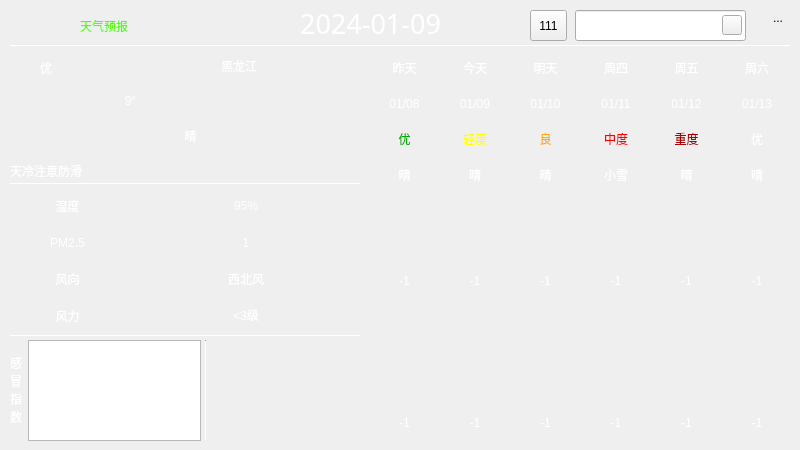
<?xml version="1.0" encoding="UTF-8"?>
<ui version="4.0">
 <class>Weather</class>
 <widget class="QWidget" name="Weather">
  <property name="geometry">
   <rect>
    <x>0</x>
    <y>0</y>
    <width>800</width>
    <height>450</height>
   </rect>
  </property>
  <property name="windowTitle">
   <string>Weather</string>
  </property>
  <widget class="QWidget" name="widget" native="true">
   <property name="geometry">
    <rect>
     <x>0</x>
     <y>0</y>
     <width>800</width>
     <height>450</height>
    </rect>
   </property>
   <property name="styleSheet">
    <string notr="true">QWidget#widget{
	border-image: url(:///weaUI.png);
	color:rgb(255, 255, 255);
}

QLabel{
	font: 25 10pt &quot;Microsoft YaHei&quot;;
	border-radius: 4px;
	background-color: argb(60, 60, 60, 130);
	color: rgb(255, 255, 255);
}

Line{
	background-color: rgb(0, 85, 0);
}



</string>
   </property>
   <widget class="QToolButton" name="exitbtn">
    <property name="geometry">
     <rect>
      <x>770</x>
      <y>10</y>
      <width>16</width>
      <height>16</height>
     </rect>
    </property>
    <property name="text">
     <string>...</string>
    </property>
    <property name="icon">
     <iconset resource="icons/icons.qrc">
      <normaloff>:/close.ico</normaloff>:/close.ico</iconset>
    </property>
    <property name="autoRaise">
     <bool>true</bool>
    </property>
   </widget>
   <widget class="QLabel" name="datalabel">
    <property name="geometry">
     <rect>
      <x>160</x>
      <y>3</y>
      <width>421</width>
      <height>41</height>
     </rect>
    </property>
    <property name="font">
     <font>
      <family>黑体</family>
      <pointsize>20</pointsize>
      <weight>50</weight>
      <italic>false</italic>
      <bold>false</bold>
     </font>
    </property>
    <property name="styleSheet">
     <string notr="true">QLabel{
	font:20pt &quot;黑体&quot;;
	background-color: argb(255, 255, 255, 0);
	color: rgb(255, 255, 255);
}



</string>
    </property>
    <property name="text">
     <string>2024-01-09</string>
    </property>
    <property name="alignment">
     <set>Qt::AlignCenter</set>
    </property>
   </widget>
   <widget class="QLineEdit" name="citylineEdit">
    <property name="geometry">
     <rect>
      <x>575</x>
      <y>10</y>
      <width>171</width>
      <height>31</height>
     </rect>
    </property>
   </widget>
   <widget class="Line" name="line1">
    <property name="geometry">
     <rect>
      <x>10</x>
      <y>45</y>
      <width>781</width>
      <height>1</height>
     </rect>
    </property>
    <property name="orientation">
     <enum>Qt::Horizontal</enum>
    </property>
   </widget>
   <widget class="Line" name="line2">
    <property name="geometry">
     <rect>
      <x>10</x>
      <y>183</y>
      <width>351</width>
      <height>1</height>
     </rect>
    </property>
    <property name="orientation">
     <enum>Qt::Horizontal</enum>
    </property>
   </widget>
   <widget class="Line" name="line3">
    <property name="geometry">
     <rect>
      <x>10</x>
      <y>335</y>
      <width>351</width>
      <height>1</height>
     </rect>
    </property>
    <property name="orientation">
     <enum>Qt::Horizontal</enum>
    </property>
   </widget>
   <widget class="QLabel" name="label">
    <property name="geometry">
     <rect>
      <x>80</x>
      <y>10</y>
      <width>171</width>
      <height>31</height>
     </rect>
    </property>
    <property name="styleSheet">
     <string notr="true">font: 20pt &quot;华文琥珀&quot;;
color: rgb(85, 255, 0);
background-color: argb(255, 255, 255, 0);






</string>
    </property>
    <property name="text">
     <string>天气预报</string>
    </property>
   </widget>
   <widget class="QWidget" name="gridLayoutWidget">
    <property name="geometry">
     <rect>
      <x>10</x>
      <y>190</y>
      <width>351</width>
      <height>141</height>
     </rect>
    </property>
    <layout class="QGridLayout" name="gridLayout">
     <item row="3" column="1" colspan="2">
      <widget class="QLabel" name="fltLb">
       <property name="text">
        <string>&lt;3级</string>
       </property>
       <property name="alignment">
        <set>Qt::AlignCenter</set>
       </property>
      </widget>
     </item>
     <item row="1" column="0">
      <widget class="QLabel" name="pmLb">
       <property name="text">
        <string>PM2.5</string>
       </property>
       <property name="alignment">
        <set>Qt::AlignCenter</set>
       </property>
      </widget>
     </item>
     <item row="3" column="0">
      <widget class="QLabel" name="flLb">
       <property name="text">
        <string>风力</string>
       </property>
       <property name="alignment">
        <set>Qt::AlignCenter</set>
       </property>
      </widget>
     </item>
     <item row="2" column="1" colspan="2">
      <widget class="QLabel" name="fxtLb">
       <property name="text">
        <string>西北风</string>
       </property>
       <property name="alignment">
        <set>Qt::AlignCenter</set>
       </property>
      </widget>
     </item>
     <item row="0" column="0">
      <widget class="QLabel" name="sdLb">
       <property name="text">
        <string>湿度</string>
       </property>
       <property name="alignment">
        <set>Qt::AlignCenter</set>
       </property>
      </widget>
     </item>
     <item row="1" column="1" colspan="2">
      <widget class="QLabel" name="pmtLb">
       <property name="text">
        <string>1</string>
       </property>
       <property name="alignment">
        <set>Qt::AlignCenter</set>
       </property>
      </widget>
     </item>
     <item row="2" column="0">
      <widget class="QLabel" name="fxLb">
       <property name="text">
        <string>风向</string>
       </property>
       <property name="alignment">
        <set>Qt::AlignCenter</set>
       </property>
      </widget>
     </item>
     <item row="0" column="1" colspan="2">
      <widget class="QLabel" name="sdtLb">
       <property name="text">
        <string>95%</string>
       </property>
       <property name="alignment">
        <set>Qt::AlignCenter</set>
       </property>
      </widget>
     </item>
    </layout>
   </widget>
   <widget class="QWidget" name="gridLayoutWidget_2">
    <property name="geometry">
     <rect>
      <x>170</x>
      <y>50</y>
      <width>141</width>
      <height>31</height>
     </rect>
    </property>
    <layout class="QGridLayout" name="gridLayout_2">
     <item row="0" column="0">
      <widget class="QLabel" name="wzLb">
       <property name="styleSheet">
        <string notr="true">image: url(:/location.ico);
background-color: argb(60, 60, 60, 0);


</string>
       </property>
       <property name="text">
        <string/>
       </property>
       <property name="alignment">
        <set>Qt::AlignRight|Qt::AlignTrailing|Qt::AlignVCenter</set>
       </property>
      </widget>
     </item>
     <item row="0" column="1" colspan="2">
      <widget class="QLabel" name="cityLb">
       <property name="styleSheet">
        <string notr="true">font: 16pt &quot;微软雅黑&quot;;
color:rgb(255, 255, 255);
background-color: argb(60, 60, 60, 0);




</string>
       </property>
       <property name="text">
        <string>黑龙江</string>
       </property>
       <property name="alignment">
        <set>Qt::AlignLeading|Qt::AlignLeft|Qt::AlignVCenter</set>
       </property>
      </widget>
     </item>
    </layout>
   </widget>
   <widget class="QWidget" name="gridLayoutWidget_3">
    <property name="geometry">
     <rect>
      <x>370</x>
      <y>50</y>
      <width>421</width>
      <height>391</height>
     </rect>
    </property>
    <layout class="QGridLayout" name="gridLayout_3">
     <property name="horizontalSpacing">
      <number>2</number>
     </property>
     <property name="verticalSpacing">
      <number>0</number>
     </property>
     <item row="2" column="6">
      <widget class="QLabel" name="qual5Lb">
       <property name="text">
        <string>优</string>
       </property>
       <property name="alignment">
        <set>Qt::AlignCenter</set>
       </property>
      </widget>
     </item>
     <item row="4" column="3" rowspan="2">
      <widget class="QLabel" name="typeico2Ld">
       <property name="styleSheet">
        <string notr="true">image: url(:/day/day/霾.png)</string>
       </property>
       <property name="text">
        <string/>
       </property>
       <property name="alignment">
        <set>Qt::AlignCenter</set>
       </property>
      </widget>
     </item>
     <item row="1" column="3">
      <widget class="QLabel" name="date2Lb">
       <property name="text">
        <string>01/10</string>
       </property>
       <property name="alignment">
        <set>Qt::AlignCenter</set>
       </property>
      </widget>
     </item>
     <item row="1" column="2">
      <widget class="QLabel" name="date1Lb">
       <property name="text">
        <string>01/09</string>
       </property>
       <property name="alignment">
        <set>Qt::AlignCenter</set>
       </property>
      </widget>
     </item>
     <item row="2" column="1">
      <widget class="QLabel" name="qual0Lb">
       <property name="styleSheet">
        <string notr="true">color: rgb(0, 170, 0);</string>
       </property>
       <property name="text">
        <string>优</string>
       </property>
       <property name="alignment">
        <set>Qt::AlignCenter</set>
       </property>
      </widget>
     </item>
     <item row="3" column="6">
      <widget class="QLabel" name="type5Lb">
       <property name="text">
        <string>晴</string>
       </property>
       <property name="alignment">
        <set>Qt::AlignCenter</set>
       </property>
      </widget>
     </item>
     <item row="3" column="5">
      <widget class="QLabel" name="type4Lb">
       <property name="text">
        <string>晴</string>
       </property>
       <property name="alignment">
        <set>Qt::AlignCenter</set>
       </property>
      </widget>
     </item>
     <item row="2" column="4">
      <widget class="QLabel" name="qual3Lb">
       <property name="styleSheet">
        <string notr="true">color: rgb(255, 0, 0);</string>
       </property>
       <property name="text">
        <string>中度</string>
       </property>
       <property name="alignment">
        <set>Qt::AlignCenter</set>
       </property>
      </widget>
     </item>
     <item row="6" column="1">
      <widget class="QLabel" name="wd0Lb">
       <property name="text">
        <string>-1</string>
       </property>
       <property name="alignment">
        <set>Qt::AlignCenter</set>
       </property>
      </widget>
     </item>
     <item row="1" column="4">
      <widget class="QLabel" name="date3Lb">
       <property name="text">
        <string>01/11</string>
       </property>
       <property name="alignment">
        <set>Qt::AlignCenter</set>
       </property>
      </widget>
     </item>
     <item row="6" column="6">
      <widget class="QLabel" name="wd10Lb">
       <property name="text">
        <string>-1</string>
       </property>
       <property name="alignment">
        <set>Qt::AlignCenter</set>
       </property>
      </widget>
     </item>
     <item row="2" column="2">
      <widget class="QLabel" name="qual1Lb">
       <property name="styleSheet">
        <string notr="true">color: rgb(255, 255, 0);</string>
       </property>
       <property name="text">
        <string>轻度</string>
       </property>
       <property name="alignment">
        <set>Qt::AlignCenter</set>
       </property>
      </widget>
     </item>
     <item row="1" column="6">
      <widget class="QLabel" name="date5Lb">
       <property name="text">
        <string>01/13</string>
       </property>
       <property name="alignment">
        <set>Qt::AlignCenter</set>
       </property>
      </widget>
     </item>
     <item row="0" column="4">
      <widget class="QLabel" name="week3Lb">
       <property name="text">
        <string>周四</string>
       </property>
       <property name="alignment">
        <set>Qt::AlignCenter</set>
       </property>
      </widget>
     </item>
     <item row="10" column="5">
      <widget class="QLabel" name="wd9Lb">
       <property name="text">
        <string>-1</string>
       </property>
       <property name="alignment">
        <set>Qt::AlignCenter</set>
       </property>
      </widget>
     </item>
     <item row="10" column="4">
      <widget class="QLabel" name="wd7Lb">
       <property name="text">
        <string>-1</string>
       </property>
       <property name="alignment">
        <set>Qt::AlignCenter</set>
       </property>
      </widget>
     </item>
     <item row="6" column="3">
      <widget class="QLabel" name="wd4Lb">
       <property name="text">
        <string>-1</string>
       </property>
       <property name="alignment">
        <set>Qt::AlignCenter</set>
       </property>
      </widget>
     </item>
     <item row="6" column="2">
      <widget class="QLabel" name="wd2Lb">
       <property name="text">
        <string>-1</string>
       </property>
       <property name="alignment">
        <set>Qt::AlignCenter</set>
       </property>
      </widget>
     </item>
     <item row="0" column="3">
      <widget class="QLabel" name="week2Lb">
       <property name="text">
        <string>明天</string>
       </property>
       <property name="alignment">
        <set>Qt::AlignCenter</set>
       </property>
      </widget>
     </item>
     <item row="0" column="2">
      <widget class="QLabel" name="week1Lb">
       <property name="text">
        <string>今天</string>
       </property>
       <property name="alignment">
        <set>Qt::AlignCenter</set>
       </property>
      </widget>
     </item>
     <item row="2" column="5">
      <widget class="QLabel" name="qual4Lb">
       <property name="styleSheet">
        <string notr="true">color: rgb(170, 0, 0);</string>
       </property>
       <property name="text">
        <string>重度</string>
       </property>
       <property name="alignment">
        <set>Qt::AlignCenter</set>
       </property>
      </widget>
     </item>
     <item row="1" column="5">
      <widget class="QLabel" name="date4Lb">
       <property name="text">
        <string>01/12</string>
       </property>
       <property name="alignment">
        <set>Qt::AlignCenter</set>
       </property>
      </widget>
     </item>
     <item row="4" column="4" rowspan="2">
      <widget class="QLabel" name="typeico3Ld">
       <property name="styleSheet">
        <string notr="true">image: url(:/day/day/雪.png)</string>
       </property>
       <property name="text">
        <string/>
       </property>
       <property name="alignment">
        <set>Qt::AlignCenter</set>
       </property>
      </widget>
     </item>
     <item row="3" column="2">
      <widget class="QLabel" name="type1Lb">
       <property name="text">
        <string>晴</string>
       </property>
       <property name="alignment">
        <set>Qt::AlignCenter</set>
       </property>
      </widget>
     </item>
     <item row="2" column="3">
      <widget class="QLabel" name="qual2Lb">
       <property name="styleSheet">
        <string notr="true">color: rgb(255, 170, 0);</string>
       </property>
       <property name="text">
        <string>良</string>
       </property>
       <property name="alignment">
        <set>Qt::AlignCenter</set>
       </property>
      </widget>
     </item>
     <item row="10" column="3">
      <widget class="QLabel" name="wd5Lb">
       <property name="text">
        <string>-1</string>
       </property>
       <property name="alignment">
        <set>Qt::AlignCenter</set>
       </property>
      </widget>
     </item>
     <item row="0" column="5">
      <widget class="QLabel" name="week4Lb">
       <property name="text">
        <string>周五</string>
       </property>
       <property name="alignment">
        <set>Qt::AlignCenter</set>
       </property>
      </widget>
     </item>
     <item row="10" column="2">
      <widget class="QLabel" name="wd3Lb">
       <property name="text">
        <string>-1</string>
       </property>
       <property name="alignment">
        <set>Qt::AlignCenter</set>
       </property>
      </widget>
     </item>
     <item row="4" column="2" rowspan="2">
      <widget class="QLabel" name="typeico1Ld">
       <property name="styleSheet">
        <string notr="true">image: url(:/day/day/霾.png)</string>
       </property>
       <property name="text">
        <string/>
       </property>
       <property name="alignment">
        <set>Qt::AlignCenter</set>
       </property>
      </widget>
     </item>
     <item row="3" column="3">
      <widget class="QLabel" name="type2Lb">
       <property name="text">
        <string>晴</string>
       </property>
       <property name="alignment">
        <set>Qt::AlignCenter</set>
       </property>
      </widget>
     </item>
     <item row="4" column="1" rowspan="2">
      <widget class="QLabel" name="typeico0Ld">
       <property name="styleSheet">
        <string notr="true">image: url(:/day/day/霾.png)</string>
       </property>
       <property name="text">
        <string/>
       </property>
       <property name="alignment">
        <set>Qt::AlignCenter</set>
       </property>
      </widget>
     </item>
     <item row="4" column="5" rowspan="2">
      <widget class="QLabel" name="typeico4Ld">
       <property name="styleSheet">
        <string notr="true">image: url(:/day/day/霾.png)</string>
       </property>
       <property name="text">
        <string/>
       </property>
       <property name="alignment">
        <set>Qt::AlignCenter</set>
       </property>
      </widget>
     </item>
     <item row="10" column="6">
      <widget class="QLabel" name="wd11Lb">
       <property name="text">
        <string>-1</string>
       </property>
       <property name="alignment">
        <set>Qt::AlignCenter</set>
       </property>
      </widget>
     </item>
     <item row="6" column="4">
      <widget class="QLabel" name="wd6Lb">
       <property name="text">
        <string>-1</string>
       </property>
       <property name="alignment">
        <set>Qt::AlignCenter</set>
       </property>
      </widget>
     </item>
     <item row="3" column="4">
      <widget class="QLabel" name="type3Lb">
       <property name="text">
        <string>小雪</string>
       </property>
       <property name="alignment">
        <set>Qt::AlignCenter</set>
       </property>
      </widget>
     </item>
     <item row="0" column="1">
      <widget class="QLabel" name="week0Lb">
       <property name="text">
        <string>昨天</string>
       </property>
       <property name="alignment">
        <set>Qt::AlignCenter</set>
       </property>
      </widget>
     </item>
     <item row="1" column="1">
      <widget class="QLabel" name="date0Lb">
       <property name="text">
        <string>01/08</string>
       </property>
       <property name="alignment">
        <set>Qt::AlignCenter</set>
       </property>
      </widget>
     </item>
     <item row="3" column="1">
      <widget class="QLabel" name="type0Lb">
       <property name="text">
        <string>晴</string>
       </property>
       <property name="alignment">
        <set>Qt::AlignCenter</set>
       </property>
      </widget>
     </item>
     <item row="10" column="1">
      <widget class="QLabel" name="wd1Lb">
       <property name="text">
        <string>-1</string>
       </property>
       <property name="alignment">
        <set>Qt::AlignCenter</set>
       </property>
      </widget>
     </item>
     <item row="4" column="6" rowspan="2">
      <widget class="QLabel" name="typeico5Ld">
       <property name="styleSheet">
        <string notr="true">image: url(:/day/day/霾.png)</string>
       </property>
       <property name="text">
        <string/>
       </property>
       <property name="alignment">
        <set>Qt::AlignCenter</set>
       </property>
      </widget>
     </item>
     <item row="6" column="5">
      <widget class="QLabel" name="wd8Lb">
       <property name="text">
        <string>-1</string>
       </property>
       <property name="alignment">
        <set>Qt::AlignCenter</set>
       </property>
      </widget>
     </item>
     <item row="7" column="1" rowspan="3" colspan="6">
      <widget class="QLabel" name="curveLb">
       <property name="text">
        <string/>
       </property>
       <property name="alignment">
        <set>Qt::AlignCenter</set>
       </property>
      </widget>
     </item>
     <item row="0" column="6">
      <widget class="QLabel" name="week5Lb">
       <property name="text">
        <string>周六</string>
       </property>
       <property name="alignment">
        <set>Qt::AlignCenter</set>
       </property>
      </widget>
     </item>
    </layout>
   </widget>
   <widget class="QLabel" name="leafLb">
    <property name="geometry">
     <rect>
      <x>18</x>
      <y>58</y>
      <width>20</width>
      <height>20</height>
     </rect>
    </property>
    <property name="styleSheet">
     <string notr="true">image:url(:/leaf.ico);
background-color: argb(60, 60, 60, 0);</string>
    </property>
    <property name="text">
     <string/>
    </property>
   </widget>
   <widget class="QLabel" name="qualLb">
    <property name="geometry">
     <rect>
      <x>40</x>
      <y>58</y>
      <width>56</width>
      <height>20</height>
     </rect>
    </property>
    <property name="styleSheet">
     <string notr="true">background-color: argb(60, 60, 60, 0);</string>
    </property>
    <property name="text">
     <string>优</string>
    </property>
   </widget>
   <widget class="QLabel" name="wdLb">
    <property name="geometry">
     <rect>
      <x>10</x>
      <y>50</y>
      <width>241</width>
      <height>101</height>
     </rect>
    </property>
    <property name="styleSheet">
     <string notr="true">font: 50pt &quot;Arial&quot;;
color:rgb(255, 255, 255);
background-color: argb(60, 60, 60, 0);</string>
    </property>
    <property name="text">
     <string>9°</string>
    </property>
    <property name="alignment">
     <set>Qt::AlignCenter</set>
    </property>
   </widget>
   <widget class="QLabel" name="typeLb">
    <property name="geometry">
     <rect>
      <x>140</x>
      <y>120</y>
      <width>101</width>
      <height>31</height>
     </rect>
    </property>
    <property name="styleSheet">
     <string notr="true">color: rgb(255, 255, 255);
background-color: argb(60, 60, 60, 0);</string>
    </property>
    <property name="text">
     <string>晴</string>
    </property>
    <property name="alignment">
     <set>Qt::AlignCenter</set>
    </property>
   </widget>
   <widget class="QLabel" name="typeicoLd">
    <property name="geometry">
     <rect>
      <x>260</x>
      <y>63</y>
      <width>101</width>
      <height>101</height>
     </rect>
    </property>
    <property name="styleSheet">
     <string notr="true">border-image: url(:/day/day/晴.png);
background-color: argb(60, 60, 60, 0);</string>
    </property>
    <property name="text">
     <string/>
    </property>
    <property name="alignment">
     <set>Qt::AlignLeading|Qt::AlignLeft|Qt::AlignVCenter</set>
    </property>
   </widget>
   <widget class="QLabel" name="noticeLb">
    <property name="geometry">
     <rect>
      <x>10</x>
      <y>160</y>
      <width>351</width>
      <height>21</height>
     </rect>
    </property>
    <property name="styleSheet">
     <string notr="true">color: rgb(255, 255, 255);
background-color: argb(60, 60, 60, 0);</string>
    </property>
    <property name="text">
     <string>天冷注意防滑</string>
    </property>
   </widget>
   <widget class="Line" name="vline0">
    <property name="geometry">
     <rect>
      <x>205</x>
      <y>340</y>
      <width>1</width>
      <height>101</height>
     </rect>
    </property>
    <property name="orientation">
     <enum>Qt::Vertical</enum>
    </property>
   </widget>
   <widget class="QWidget" name="gridLayoutWidget_4">
    <property name="geometry">
     <rect>
      <x>10</x>
      <y>340</y>
      <width>191</width>
      <height>101</height>
     </rect>
    </property>
    <layout class="QGridLayout" name="gridLayout_4">
     <item row="0" column="0">
      <widget class="QLabel" name="label_2">
       <property name="styleSheet">
        <string notr="true">background-color: argb(60, 60, 60, 130);
color: rgb(255, 255, 255);
border-radius: 3px;</string>
       </property>
       <property name="text">
        <string>&lt;html&gt;&lt;head/&gt;&lt;body&gt;&lt;p&gt;感&lt;br/&gt;冒&lt;br/&gt;指&lt;br/&gt;数&lt;/p&gt;&lt;/body&gt;&lt;/html&gt;</string>
       </property>
       <property name="alignment">
        <set>Qt::AlignCenter</set>
       </property>
      </widget>
     </item>
     <item row="0" column="1">
      <widget class="QTextBrowser" name="gmtext"/>
     </item>
    </layout>
   </widget>
   <widget class="QToolButton" name="searchbtn">
    <property name="geometry">
     <rect>
      <x>722</x>
      <y>15</y>
      <width>20</width>
      <height>20</height>
     </rect>
    </property>
    <property name="cursor">
     <cursorShape>PointingHandCursor</cursorShape>
    </property>
    <property name="styleSheet">
     <string notr="true">background-color: argb(60, 60, 60, 0);</string>
    </property>
    <property name="text">
     <string/>
    </property>
    <property name="icon">
     <iconset resource="icons/icons.qrc">
      <normaloff>:/search.ico</normaloff>:/search.ico</iconset>
    </property>
    <property name="iconSize">
     <size>
      <width>20</width>
      <height>20</height>
     </size>
    </property>
    <property name="autoRaise">
     <bool>false</bool>
    </property>
   </widget>
   <widget class="QToolButton" name="refreshbtn">
    <property name="geometry">
     <rect>
      <x>530</x>
      <y>10</y>
      <width>37</width>
      <height>31</height>
     </rect>
    </property>
    <property name="cursor">
     <cursorShape>PointingHandCursor</cursorShape>
    </property>
    <property name="styleSheet">
     <string notr="true">background-color: argb(60, 60, 60, 0);</string>
    </property>
    <property name="text">
     <string>111</string>
    </property>
    <property name="icon">
     <iconset resource="icons/icons.qrc">
      <normaloff>:/refresh.ico</normaloff>:/refresh.ico</iconset>
    </property>
    <property name="iconSize">
     <size>
      <width>37</width>
      <height>31</height>
     </size>
    </property>
    <property name="autoRaise">
     <bool>false</bool>
    </property>
   </widget>
   <widget class="QLabel" name="sunLb">
    <property name="geometry">
     <rect>
      <x>210</x>
      <y>340</y>
      <width>150</width>
      <height>100</height>
     </rect>
    </property>
    <property name="text">
     <string/>
    </property>
   </widget>
  </widget>
 </widget>
 <resources>
  <include location="icons/icons.qrc"/>
 </resources>
 <connections/>
</ui>
